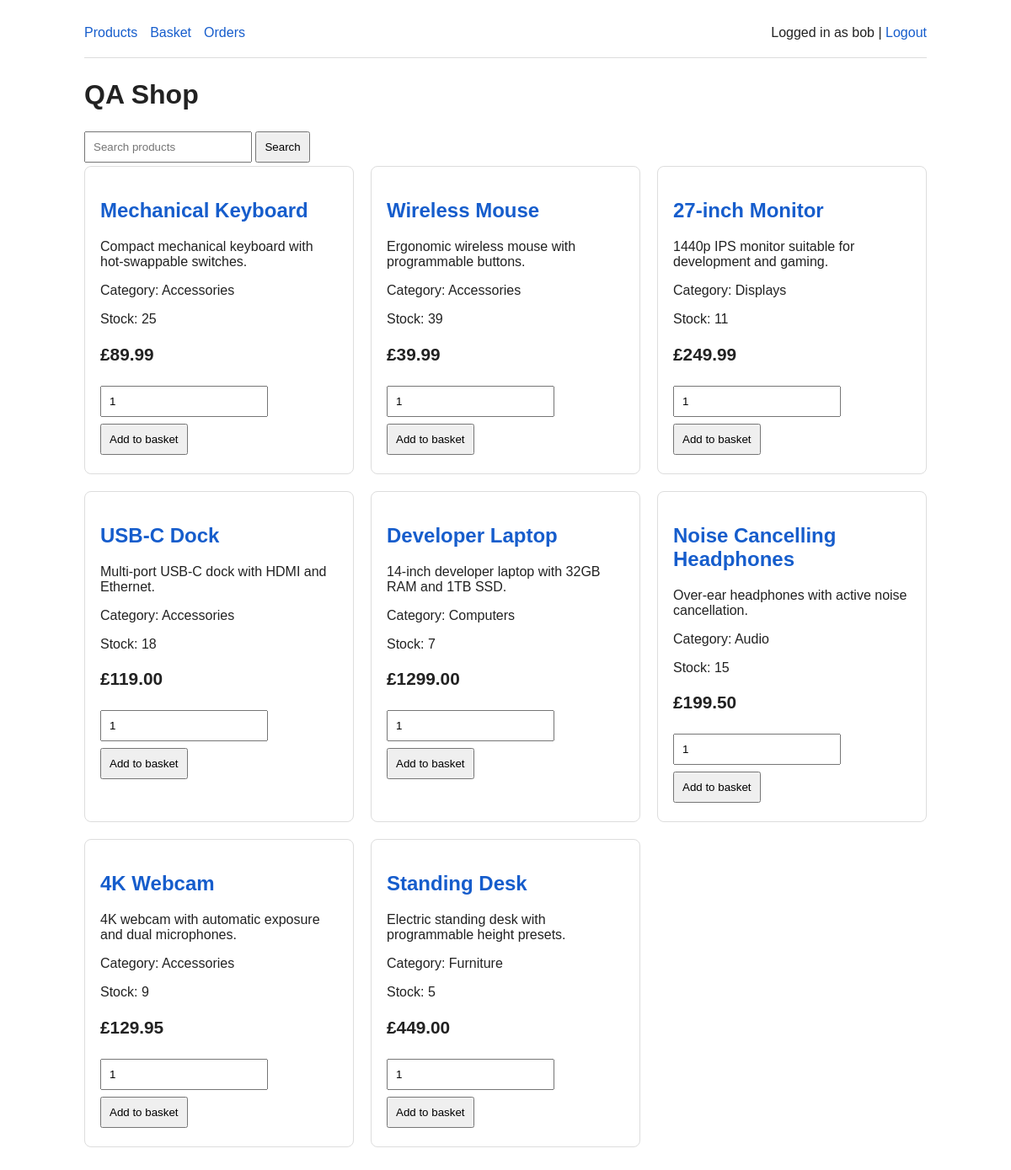
The app's page / (signed in) with its own data.
### app/models.py (models this page shows, shortened)
class User(db.Model):
    id = db.Column(db.Integer, primary_key=True)
    username = db.Column(db.String(80), unique=True, nullable=False)
    email = db.Column(db.String(255), unique=True, nullable=False)
    password_hash = db.Column(db.String(255), nullable=False)
    created_at = db.Column(db.DateTime, default=lambda: datetime.now(timezone.utc))
    orders = db.relationship("Order", backref="user", lazy=True)

class Product(db.Model):
    id = db.Column(db.Integer, primary_key=True)
    name = db.Column(db.String(150), nullable=False)
    description = db.Column(db.Text, nullable=False)
    price = db.Column(db.Float, nullable=False)
    stock = db.Column(db.Integer, nullable=False, default=0)
    category = db.Column(db.String(80), nullable=False)

### app/routes.py (the view)
@web.route("/")
def index():
    query = request.args.get("q", "").strip()
    products = Product.query
    if query:
        products = products.filter(
            db.or_(Product.name.ilike(f"%{query}%"), Product.category.ilike(f"%{query}%"))
        )
    products = products.order_by(Product.id).all()
    return render_template("products.html", products=products, query=query, user=current_user())

### app/routes.py (called while the page is built)
def current_user():
    uid = session.get("user_id")
    return db.session.get(User, uid) if uid else None

### app/templates/products.html
{% extends "base.html" %}
{% block content %}
<h1>QA Shop</h1>
<form method="get">
  <input name="q" value="{{ query }}" placeholder="Search products">
  <button>Search</button>
</form>
<div class="grid">
{% for product in products %}
  <div class="card">
    <h2><a href="{{ url_for('web.product', product_id=product.id) }}">{{ product.name }}</a></h2>
    <p>{{ product.description }}</p>
    <p>Category: {{ product.category }}</p>
    <p>Stock: {{ product.stock }}</p>
    <p class="price">£{{ "%.2f"|format(product.price) }}</p>
    <form method="post" action="{{ url_for('web.add_to_cart', product_id=product.id) }}">
      <input type="number" name="quantity" value="1" min="1">
      <button>Add to basket</button>
    </form>
  </div>
{% else %}
  <p>No products found.</p>
{% endfor %}
</div>
{% endblock %}

### app/templates/base.html (shortened to what this page needs)
<!doctype html>
<html>
<head>
</head>
<body>
<nav>
  <a href="{{ url_for('web.index') }}">Products</a>
  <a href="{{ url_for('web.cart') }}">Basket</a>
  {% if user %}
    <a href="{{ url_for('web.orders') }}">Orders</a>
    <span style="margin-left:auto">Logged in as {{ user.username }} | <a href="{{ url_for('web.logout') }}">Logout</a></span>
  {% else %}
    <span style="margin-left:auto"><a href="{{ url_for('web.login') }}">Login</a> | <a href="{{ url_for('web.register') }}">Register</a></span>
  {% endif %}
</nav>
{% block content %}{% endblock %}
</body>
</html>

### app/templates/base.html (style rules this page uses)
body { font-family: Arial, sans-serif; max-width: 1000px; margin: 30px auto; padding: 0 20px; color: #222; }
nav { display:flex; gap:15px; padding-bottom:20px; border-bottom:1px solid #ddd; margin-bottom:25px; }
a { color:#165dcc; text-decoration:none; }
.grid { display:grid; grid-template-columns:repeat(3,1fr); gap:20px; }
.card { border:1px solid #ddd; border-radius:8px; padding:18px; }
.price { font-size:1.3em; font-weight:bold; }
input, button { padding:9px; margin:4px 0; }
button { cursor:pointer; }

### records on screen
User: username "bob"
Product: name "Mechanical Keyboard", description "Compact mechanical keyboard with hot-swappable switches.", category "Accessories", stock "25", price "89.99"
Product: name "Wireless Mouse", description "Ergonomic wireless mouse with programmable buttons.", category "Accessories", stock "39", price "39.99"
Product: name "27-inch Monitor", description "1440p IPS monitor suitable for development and gaming.", category "Displays", stock "11", price "249.99"
Product: name "USB-C Dock", description "Multi-port USB-C dock with HDMI and Ethernet.", category "Accessories", stock "18", price "119.00"
Product: name "Developer Laptop", description "14-inch developer laptop with 32GB RAM and 1TB SSD.", category "Computers", stock "7", price "1299.00"
Product: name "Noise Cancelling Headphones", description "Over-ear headphones with active noise cancellation.", category "Audio", stock "15", price "199.50"
Product: name "4K Webcam", description "4K webcam with automatic exposure and dual microphones.", category "Accessories", stock "9", price "129.95"
Product: name "Standing Desk", description "Electric standing desk with programmable height presets.", category "Furniture", stock "5", price "449.00"
